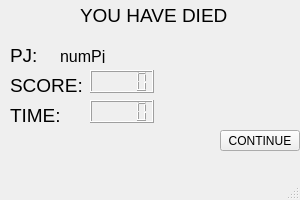
<?xml version="1.0" encoding="UTF-8"?>
<ui version="4.0">
 <class>PopUpWindow</class>
 <widget class="QMainWindow" name="PopUpWindow">
  <property name="geometry">
   <rect>
    <x>0</x>
    <y>0</y>
    <width>300</width>
    <height>200</height>
   </rect>
  </property>
  <property name="windowTitle">
   <string>MainWindow</string>
  </property>
  <widget class="QWidget" name="centralwidget">
   <widget class="QPushButton" name="pB_Continue">
    <property name="geometry">
     <rect>
      <x>220</x>
      <y>130</y>
      <width>80</width>
      <height>21</height>
     </rect>
    </property>
    <property name="text">
     <string>CONTINUE</string>
    </property>
   </widget>
   <widget class="QLabel" name="label">
    <property name="geometry">
     <rect>
      <x>10</x>
      <y>40</y>
      <width>31</width>
      <height>31</height>
     </rect>
    </property>
    <property name="font">
     <font>
      <pointsize>14</pointsize>
     </font>
    </property>
    <property name="text">
     <string>PJ:</string>
    </property>
   </widget>
   <widget class="QLabel" name="label_2">
    <property name="geometry">
     <rect>
      <x>10</x>
      <y>70</y>
      <width>81</width>
      <height>31</height>
     </rect>
    </property>
    <property name="font">
     <font>
      <pointsize>14</pointsize>
     </font>
    </property>
    <property name="text">
     <string>SCORE:</string>
    </property>
   </widget>
   <widget class="QLabel" name="label_4">
    <property name="geometry">
     <rect>
      <x>10</x>
      <y>100</y>
      <width>81</width>
      <height>31</height>
     </rect>
    </property>
    <property name="font">
     <font>
      <pointsize>14</pointsize>
     </font>
    </property>
    <property name="text">
     <string>TIME:</string>
    </property>
   </widget>
   <widget class="QLabel" name="label_3">
    <property name="geometry">
     <rect>
      <x>80</x>
      <y>0</y>
      <width>151</width>
      <height>31</height>
     </rect>
    </property>
    <property name="font">
     <font>
      <pointsize>14</pointsize>
     </font>
    </property>
    <property name="text">
     <string>YOU HAVE DIED</string>
    </property>
   </widget>
   <widget class="QLabel" name="lb_numPJ">
    <property name="geometry">
     <rect>
      <x>60</x>
      <y>50</y>
      <width>47</width>
      <height>13</height>
     </rect>
    </property>
    <property name="font">
     <font>
      <pointsize>12</pointsize>
     </font>
    </property>
    <property name="text">
     <string>numPj</string>
    </property>
   </widget>
   <widget class="QLCDNumber" name="lcd_scorePJ">
    <property name="geometry">
     <rect>
      <x>90</x>
      <y>70</y>
      <width>64</width>
      <height>23</height>
     </rect>
    </property>
   </widget>
   <widget class="QLCDNumber" name="lcd_timePJ">
    <property name="geometry">
     <rect>
      <x>90</x>
      <y>100</y>
      <width>64</width>
      <height>23</height>
     </rect>
    </property>
   </widget>
  </widget>
  <widget class="QMenuBar" name="menubar">
   <property name="geometry">
    <rect>
     <x>0</x>
     <y>0</y>
     <width>300</width>
     <height>20</height>
    </rect>
   </property>
  </widget>
  <widget class="QStatusBar" name="statusbar"/>
 </widget>
 <resources/>
 <connections/>
</ui>
